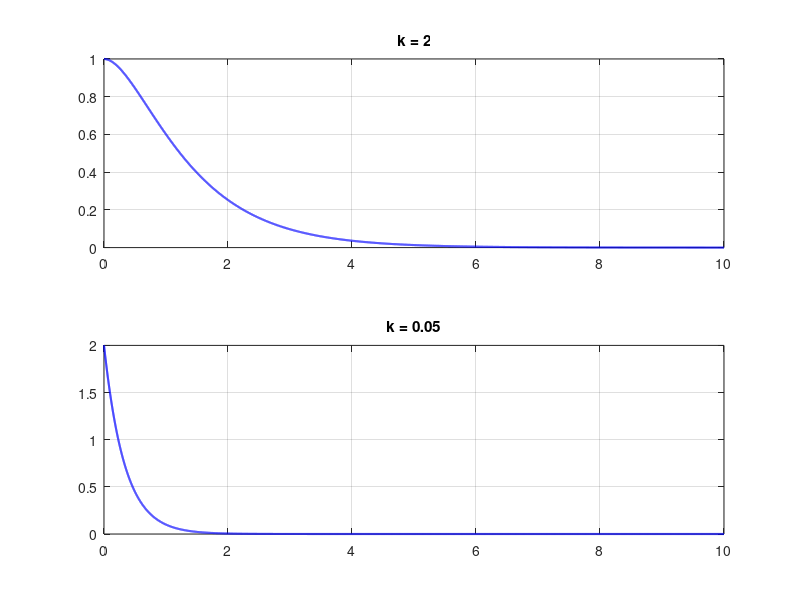

Here is the MATLAB script that generated this plot:
t = (0:0.001:10);
subplot(2,1,1);
plot(t,2*exp(-t)-exp(-2*t),'b','linewidth',1.5);grid;
title('k = 2');

subplot(2,1,2);
plot(t,2*exp(-3*t),'b','linewidth',1.5);grid;
title('k = 0.05');